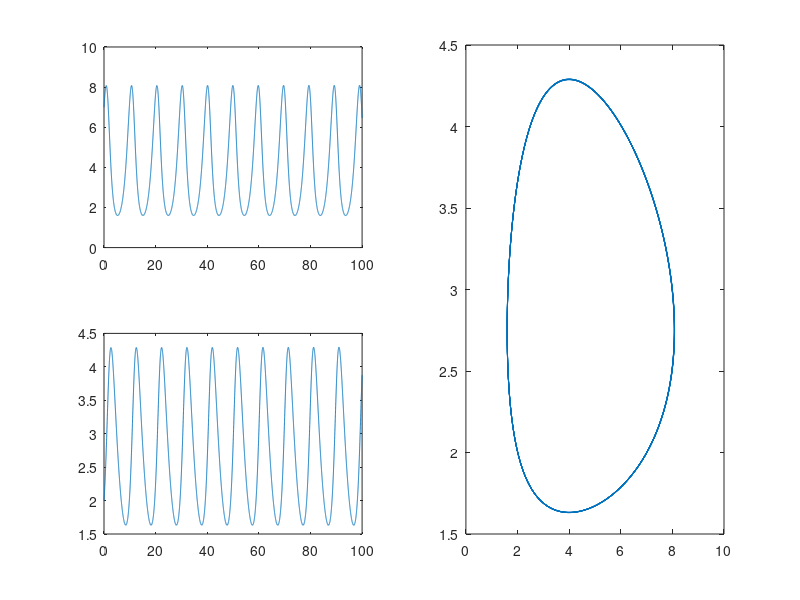

MATLAB code to generate this figure:
clear; clc;

%% Parameters and Initial Conditions

t_start = 0;
t_end = 100;
dt = 1e-2;

t = t_start:dt:t_end;

a = 1.1;
b = 0.4;
c = 0.1;
d = 0.4;

x = zeros(size(t));
y = zeros(size(t));

x(1) = 7;
y(1) = 2;

%%

K = 100;

t_num = 0;

for i = 2 : length(t)

    x0 = x(i-1);
    y0 = y(i-1); 

    dt_num = 0;

    for k = 1 : K

        dt_sim = dt/K;

        x1 = x0 + (a*x0 - b*x0*y0)*dt_sim;
        y1 = y0 + (c*x0*y0 - d*y0)*dt_sim;

        x0 = x1;
        y0 = y1;

        dt_num = dt_num + dt_sim;

    end

    t_num(i) = t_num(i-1) + dt_num;
    x(i) = x1;
    y(i) = y1;

end


%%

figure(1)

subplot(2,2,1)
plot(t,x)
hold on

subplot(2,2,3)
plot(t,y)
hold on

subplot(2,2,[2 4])
plot(x,y)
hold on

LV.t = t;
LV.x = x;
LV.y = y;
LV.a = a;
LV.b = b;
LV.c = c;
LV.d = d;
LV.dt = dt;